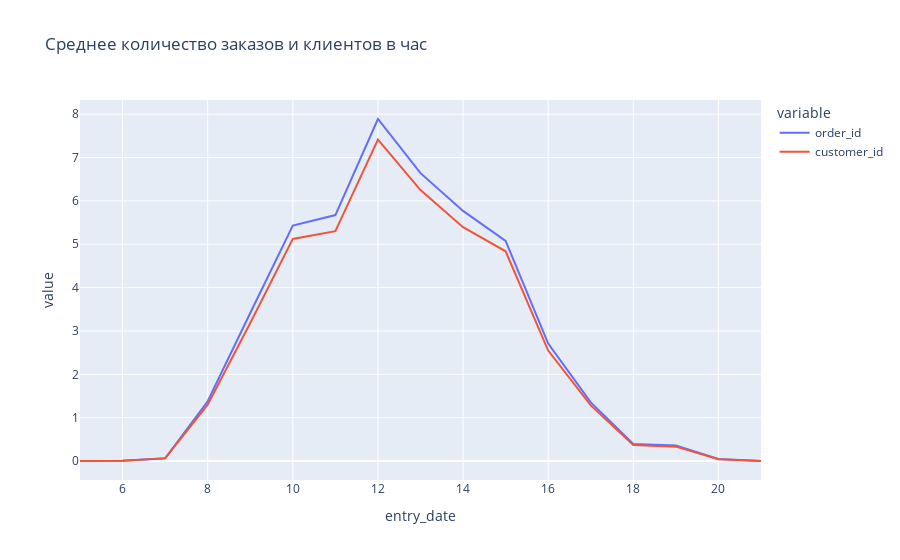
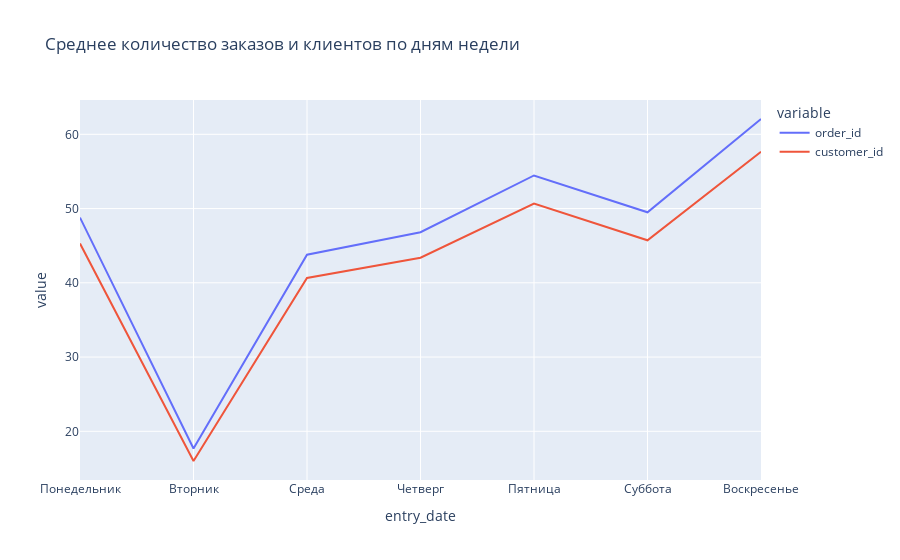

The code cell stored with these charts, in order, in its notebook:
### Code cell
# График по часам
fig = px.line(df_hour_order, x='entry_date',
              y=['order_id', 'customer_id'],
              title='Среднее количество заказов и клиентов в час')
fig.show() 
# График по дням недели
fig = px.line(df_day_week_order, x='entry_date',
              y=['order_id', 'customer_id'],
              title='Среднее количество заказов и клиентов по дням недели')
fig.show()

### Figure 1 — Plotly figure (JSON) as saved in the notebook; plotly's stock layout.template omitted (floating-point values rounded to 4 significant figures)
{"data": [{"hovertemplate": "variable=order_id<br>entry_date=%{x}<br>value=%{y}<extra></extra>", "legendgroup": "order_id", "line": {"color": "#636efa", "dash": "solid"}, "marker": {"symbol": "circle"}, "mode": "lines", "name": "order_id", "orientation": "v", "showlegend": true, "type": "scatter", "x": [5, 6, 7, 8, 9, 10, 11, 12, 13, 14, 15, 16, 17, 18, 19, 20, 21], "xaxis": "x", "y": [0, 0.003012, 0.06325, 1.378, 3.414, 5.429, 5.673, 7.889, 6.64, 5.769, 5.078, 2.709, 1.351, 0.3916, 0.3584, 0.04518, 0], "yaxis": "y"}, {"hovertemplate": "variable=customer_id<br>entry_date=%{x}<br>value=%{y}<extra></extra>", "legendgroup": "customer_id", "line": {"color": "#EF553B", "dash": "solid"}, "marker": {"symbol": "circle"}, "mode": "lines", "name": "customer_id", "orientation": "v", "showlegend": true, "type": "scatter", "x": [5, 6, 7, 8, 9, 10, 11, 12, 13, 14, 15, 16, 17, 18, 19, 20, 21], "xaxis": "x", "y": [0, 0.003012, 0.06024, 1.3, 3.183, 5.123, 5.3, 7.411, 6.249, 5.393, 4.838, 2.547, 1.282, 0.3705, 0.3313, 0.04217, 0], "yaxis": "y"}], "layout": {"autosize": true, "legend": {"title": {"text": "variable"}, "tracegroupgap": 0}, "title": {"text": "Среднее количество заказов и клиентов в час"}, "xaxis": {"anchor": "y", "autorange": true, "domain": [0, 1], "range": [5, 21], "title": {"text": "entry_date"}, "type": "linear"}, "yaxis": {"anchor": "x", "autorange": true, "domain": [0, 1], "range": [-0.4383, 8.327], "title": {"text": "value"}, "type": "linear"}}}

### Figure 2 — Plotly figure (JSON) as saved in the notebook; plotly's stock layout.template omitted (floating-point values rounded to 4 significant figures)
{"data": [{"hovertemplate": "variable=order_id<br>entry_date=%{x}<br>value=%{y}<extra></extra>", "legendgroup": "order_id", "line": {"color": "#636efa", "dash": "solid"}, "marker": {"symbol": "circle"}, "mode": "lines", "name": "order_id", "orientation": "v", "showlegend": true, "type": "scatter", "x": ["Понедельник", "Вторник", "Среда", "Четверг", "Пятница", "Суббота", "Воскресенье"], "xaxis": "x", "y": [48.79, 17.68, 43.79, 46.81, 54.46, 49.5, 62.06], "yaxis": "y"}, {"hovertemplate": "variable=customer_id<br>entry_date=%{x}<br>value=%{y}<extra></extra>", "legendgroup": "customer_id", "line": {"color": "#EF553B", "dash": "solid"}, "marker": {"symbol": "circle"}, "mode": "lines", "name": "customer_id", "orientation": "v", "showlegend": true, "type": "scatter", "x": ["Понедельник", "Вторник", "Среда", "Четверг", "Пятница", "Суббота", "Воскресенье"], "xaxis": "x", "y": [45.3, 16, 40.65, 43.38, 50.67, 45.73, 57.66], "yaxis": "y"}], "layout": {"autosize": true, "legend": {"title": {"text": "variable"}, "tracegroupgap": 0}, "title": {"text": "Среднее количество заказов и клиентов по дням недели"}, "xaxis": {"anchor": "y", "autorange": true, "domain": [0, 1], "range": [0, 6], "title": {"text": "entry_date"}, "type": "category"}, "yaxis": {"anchor": "x", "autorange": true, "domain": [0, 1], "range": [13.44, 64.62], "title": {"text": "value"}, "type": "linear"}}}
